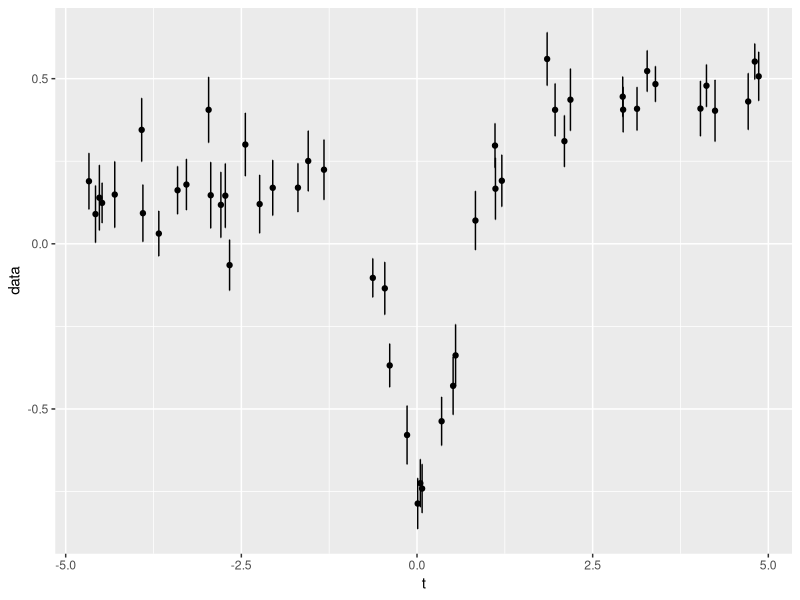

Write R code to recreate this figure. (Note: this script raises an error after producing the figure.)
## ---- chunk 1
library(ggplot2)
library(grid)
library(gridExtra)
## ---- chunk 2
# model parameters
N <- 50
m <- 0.05
b <- 0.3
alpha <- -1
l <- 0.1
sigma <- 0.5
sigma_noise <- 0.05

# simulate data
yerr <- sigma_noise + 0.05 * runif(n=N, min=0, max=1)
n <- yerr * rnorm(n=N, mean=0, sd=1)
t <- runif(n=N, min=-5, max=5)
s <- b + m*t + alpha * exp(-(t-l)**2/2/sigma**2)
data <- s + n

# plot data
qplot(t, data) + geom_errorbar(aes(ymin = data - yerr, ymax = data + yerr))
## ---- chunk 3
# likelihood function
log.likelihood <- function(params){
  m <- params[1]
  b <- params[2]
  alpha <- params[3]
  l <- params[4]
  sigma <- params[5]

  mean <- b + m*t + alpha * exp(-(t-l)**2/2/sigma**2)
  lnlike <- dnorm(data, mean=mean, sd=yerr, log=TRUE)
  return(sum(lnlike))
}

# prior function
log.prior <- function(params){

  pmin <- c(-10, -10, -10, -5, 0.1)
  pmax <- c(10, 10, 10, 5, 3)

  lpr = dunif(params, min=pmin, max=pmax, log=TRUE)
  return(sum(lpr))
}

# posterior function
log.posterior <- function(params){
  return(log.likelihood(params)+log.prior(params))
}
## ---- chunk 4
# simple MCMC
run.mcmc <- function(p0, N){
  chain <- array(dim=c(N+1,length(p0)))
  chain[1,] <- p0
  for (ii in 1:N){

    # proposal
    q <- proposal(chain[ii,])

    # posterior ratio
    ldiff <- log.posterior(q) - log.posterior(chain[ii,])
    if (ldiff >= log(runif(1))){
      chain[ii+1,] <- q
    } else{
      chain[ii+1,] = chain[ii,]
    }
  }
  return(chain)
}
## ---- chunk 5
params <- c(0.01, 0.2, -0.5, 0.2, 0.2)
jsig = c(0.1, 0.1, 0.1, 0.1, 0.1)
print(log.likelihood(params))
print(log.prior(params))
proposal(params)

# run sampler for 100000 samples
N <- 100000
chain <- run.mcmc(params, N)
## ---- chunk 6
# make plots
nparams <- length(params)
burn <- 5000
pars <- c('m', 'b', 'alpha', 'l', 'sigma')
truths <- c(m, b, alpha, l, sigma)
par(mfrow=c(nparams, nparams), omi=c(0.5,0.3,0,0), plt=c(0.1,0.9,0,0.7))
for (ii in 1:nparams){
  for (jj in 1:nparams){
    if (ii==jj){
      hist(chain[-(1:burn),ii], nclass=30, xlab=pars[ii], main=NULL)
      abline(v = truths[ii], col="red", lwd=2)
    } else if (ii<jj){
      plot(0,type='n',axes=FALSE,ann=FALSE)
    } else{
      plot(x=chain[-(1:burn),ii], y=chain[-(1:burn),jj], xlab=pars[ii], ylab=pars[jj],
      main=NULL, col=rgb(0, 0, 0, alpha = 0.05))
      points(x=truths[ii], y=truths[jj], col='red', pch=4, lwd=2)
    }
  }
}
